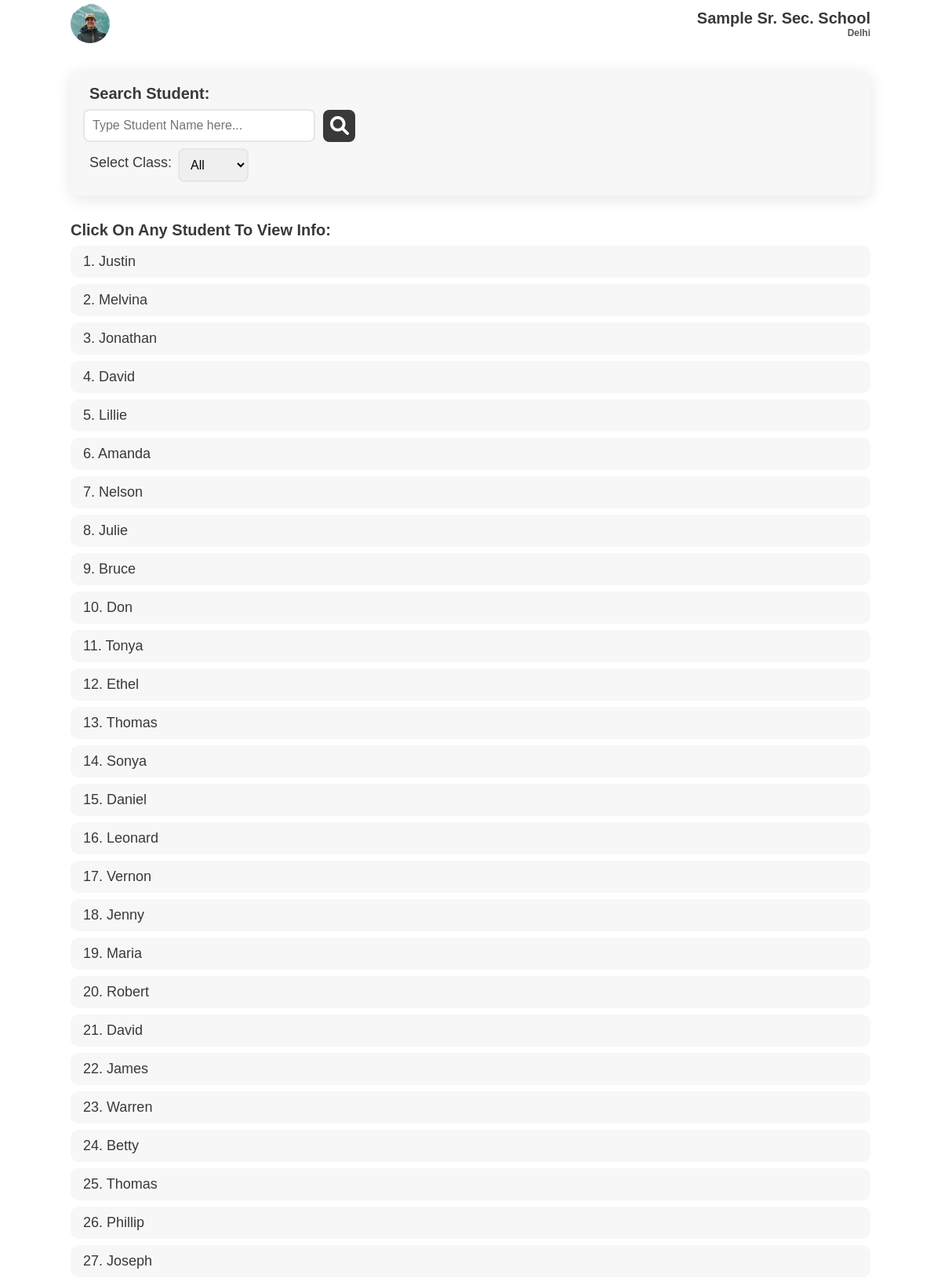
Page /superadmin/students/ (signed in, upper part) on the committed database.
### student/models.py (models this page shows)
class student(models.Model):
    fname = models.CharField(max_length=50)
    mname = models.CharField(max_length=50, blank=True, null=True)
    lname = models.CharField(max_length=50, blank=True, null=True)
    email = models.EmailField(blank=True, null=True)
    phone = models.IntegerField(blank=True, null=True)
    fathername = models.CharField(max_length=70)
    mothername = models.CharField(max_length=70)
    fatherphone = models.IntegerField()
    fatheremail = models.EmailField(blank=True, null=True)
    address = models.CharField(max_length=200)
    add_no = models.CharField(max_length=50, blank=True, null=True)
    roll_no = models.IntegerField()
    Class = models.ForeignKey('teacher.classSection', on_delete=models.PROTECT)
    school = models.ForeignKey('superadmin.school', on_delete=models.PROTECT)
    user = models.OneToOneField(User, on_delete=models.CASCADE)

### superadmin/views.py (the view)
# urls.py: path('students/', views.students, name = 'students'),
def students(request):
    admin = SuperAdmin.objects.get(user = request.user)
    students = student.objects.filter(school = admin.school)
    classes = classSection.objects.filter(teacher__in = teacher.objects.filter(school=admin.school))
    return render(request, 'students.html', {'students': students, 'classes': classes})

### templates/superadmin/students.html (shortened to what this page needs)
{% extends 'adminhome.html' %}
{% load static %}
{% block extra-head %}
    <link rel="stylesheet" href="{% static '/css/attendance.css' %}" />
    <link rel="stylesheet" href="{% static '/css/teacherExam.css' %}" />
    <link rel="stylesheet" href="{% static '/css/progress.css' %}" />
    <link rel="stylesheet" href="{% static '/css/adminList.css' %}" />
{% endblock extra-head %}
{% block content %}
    <section id="main">
      <section id="list-hero">
        <div class="menu-list list-hero">
          <div class="list-hero-search">
            <h2>Search Student:</h2>
            <div class="list-search-box">
              <input
                type="text"
                placeholder="Type Student Name here..."
              />
              <i class="fas fa-search"></i>
            </div>
          </div>
          <div class="list-hero-filter">
            <p>Select Class:</p>
            <select name="select-class" id="" onchange="submitHandler(event)">
              <option value="all" selected>All</option>
            </select>
          </div>
        </div>
      </section>
      <section id="admin-stud-list">
        <h2>Click on any student to view info:</h2>
        <div class="admin-stud-list">
          {% for student in students %}
          <div class="stud-list-elem">
            <div>
              <p>{{ forloop.counter }}. {{ student.fname }} {% if student.mname != "NULL" %}{{ student.mname }}{% endif %} {% if student.lname != "NULL" %}{{ student.lname }}{% endif %}</p>
            </div>
          </div>
          {% endfor %}
        </div>
      </section>
    </section>
{% endblock content %}

### static/css/style.css (style rules this page uses)
:root { --dark-green: #1ab7ea; --light-green: #9cdabd; --dark-red: #fb3f4a; --light-red: #fb878e; --light-red: #2196f3; --light-grey: #f7f7f8; --dark-grey: #e7e7e8; --dark: #393939; --faded: #555555; --center-width: 85%; }
* { box-sizing: border-box; margin: 0; padding: 0; }
body { font-family: "Arial", sans-serif; -webkit-font-smoothing: antialiased; }
* { margin: 0; padding: 0; }
#main { margin: auto; margin-bottom: 60px; width: 100%; background-color: #fff; }
.menu-list, .component-back { background-color: var(--light-grey); border-radius: 10px; display: flex; justify-content: space-between; align-items: center; margin: 1em 0; padding: 10px 16px; transition: all 0.5s ease 0s; box-shadow: 0px 4px 20px rgba(0, 0, 0, 0.1); }
p { color: var(--dark); font-size: 15px; font-weight: 300; }
h2 { color: var(--dark); text-transform: capitalize; font-size: 20px; font-weight: 600; }

### static/css/adminList.css (style rules this page uses)
#list-hero { width: var(--center-width); margin: auto; }
.list-hero { flex-direction: column; align-items: baseline; }
.list-hero-search { width: 100%; }
.list-hero-search > p, .list-hero-search > h2, .list-hero-filter > p { margin: 8px; }
.list-search-box { display: flex; align-items: center; }
.list-search-box > i { font-size: 24px; margin: 0px 10px; background-color: var(--dark); color: #fff; padding: 8.5px; border-radius: 8px; transition: all 0.2s ease 0s; }
input[type="text"] { outline: none; width: 30%; padding: 10px; font-size: 16px; border: 2px solid var(--dark-grey); border-radius: 8px; transition: all 0.4s ease; }
p { font-size: 18px; }
.list-hero-filter { width: 100%; margin: 8px 0px; display: flex; }
.list-hero-filter select { width: 90px; outline: none; padding: 10px; font-size: 16px; border: 2px solid var(--dark-grey); border-radius: 8px; transition: all 0.1s ease; }
#admin-stud-list { width: var(--center-width); margin: auto; padding: 1em 0px; }
.stud-list-elem { background-color: var(--light-grey); border-radius: 10px; display: flex; flex-direction: column; justify-content: flex-start; align-items: flex-start; margin: 0.5em 0; padding: 10px 16px; }

### rows in the picture
student: fname "Justin"
student: fname "Melvina"
student: fname "Jonathan"
student: fname "David"
student: fname "Lillie"
student: fname "Amanda"
student: fname "Nelson"
student: fname "Julie"
student: fname "Bruce"
student: fname "Don"
student: fname "Tonya"
student: fname "Ethel"
student: fname "Thomas"
student: fname "Sonya"
student: fname "Daniel"
student: fname "Leonard"
student: fname "Vernon"
student: fname "Jenny"
student: fname "Maria"
student: fname "Robert"
student: fname "David"
student: fname "James"
student: fname "Warren"
student: fname "Betty"
student: fname "Thomas"
student: fname "Phillip"
student: fname "Joseph"
